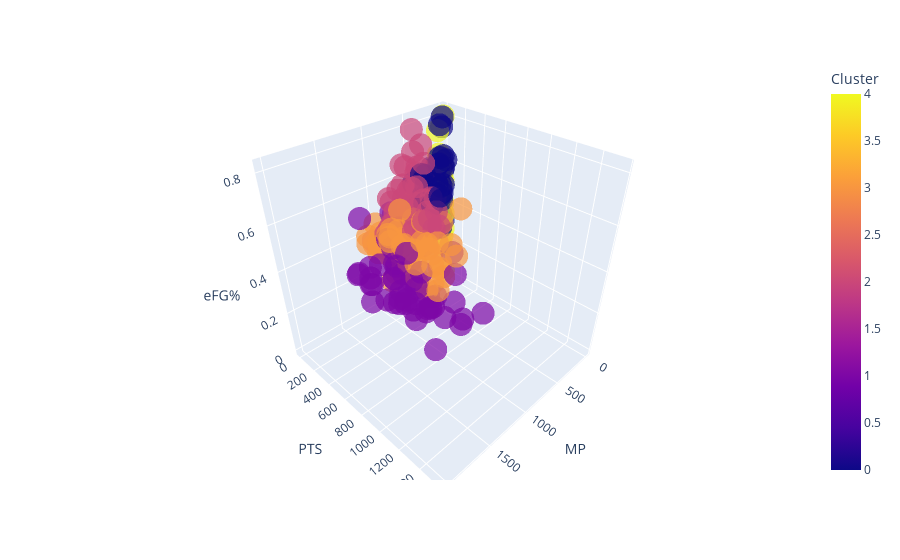

Notebook cell for this chart:
### Code cell
# Create a visualization of the results with 2 or 3 variables that you think will best
# differentiate the clusters

# assigning cluster labels to the original dataframe
df_final['Cluster'] = kmeans.labels_

fig = px.scatter_3d(
    df_final, x = 'MP', y = 'PTS', z = 'eFG%',
    color = 'Cluster',
    opacity = 0.7)

fig.show()

### Figure 1 — Plotly figure (JSON) as saved in the notebook; plotly's stock layout.template omitted (floating-point values rounded to 4 significant figures; data arrays with more than 128 entries replaced by an {"elided": "..."} marker saying what was removed)
{"data": [{"hovertemplate": "MP=%{x}<br>PTS=%{y}<br>eFG%=%{z}<br>Cluster=%{marker.color}<extra></extra>", "legendgroup": "", "marker": {"color": {"elided": "411 int values"}, "coloraxis": "coloraxis", "opacity": 0.7, "symbol": "circle"}, "mode": "markers", "name": "", "scene": "scene", "showlegend": false, "type": "scatter3d", "x": {"elided": "411 float values"}, "y": {"elided": "411 float values"}, "z": {"elided": "411 float values"}}], "layout": {"coloraxis": {"colorbar": {"title": {"text": "Cluster"}}, "colorscale": [[0, "#0d0887"], [0.1111, "#46039f"], [0.2222, "#7201a8"], [0.3333, "#9c179e"], [0.4444, "#bd3786"], [0.5556, "#d8576b"], [0.6667, "#ed7953"], [0.7778, "#fb9f3a"], [0.8889, "#fdca26"], [1, "#f0f921"]]}, "legend": {"tracegroupgap": 0}, "margin": {"t": 60}, "scene": {"domain": {"x": [0, 1], "y": [0, 1]}, "xaxis": {"title": {"text": "MP"}}, "yaxis": {"title": {"text": "PTS"}}, "zaxis": {"title": {"text": "eFG%"}}}}}
